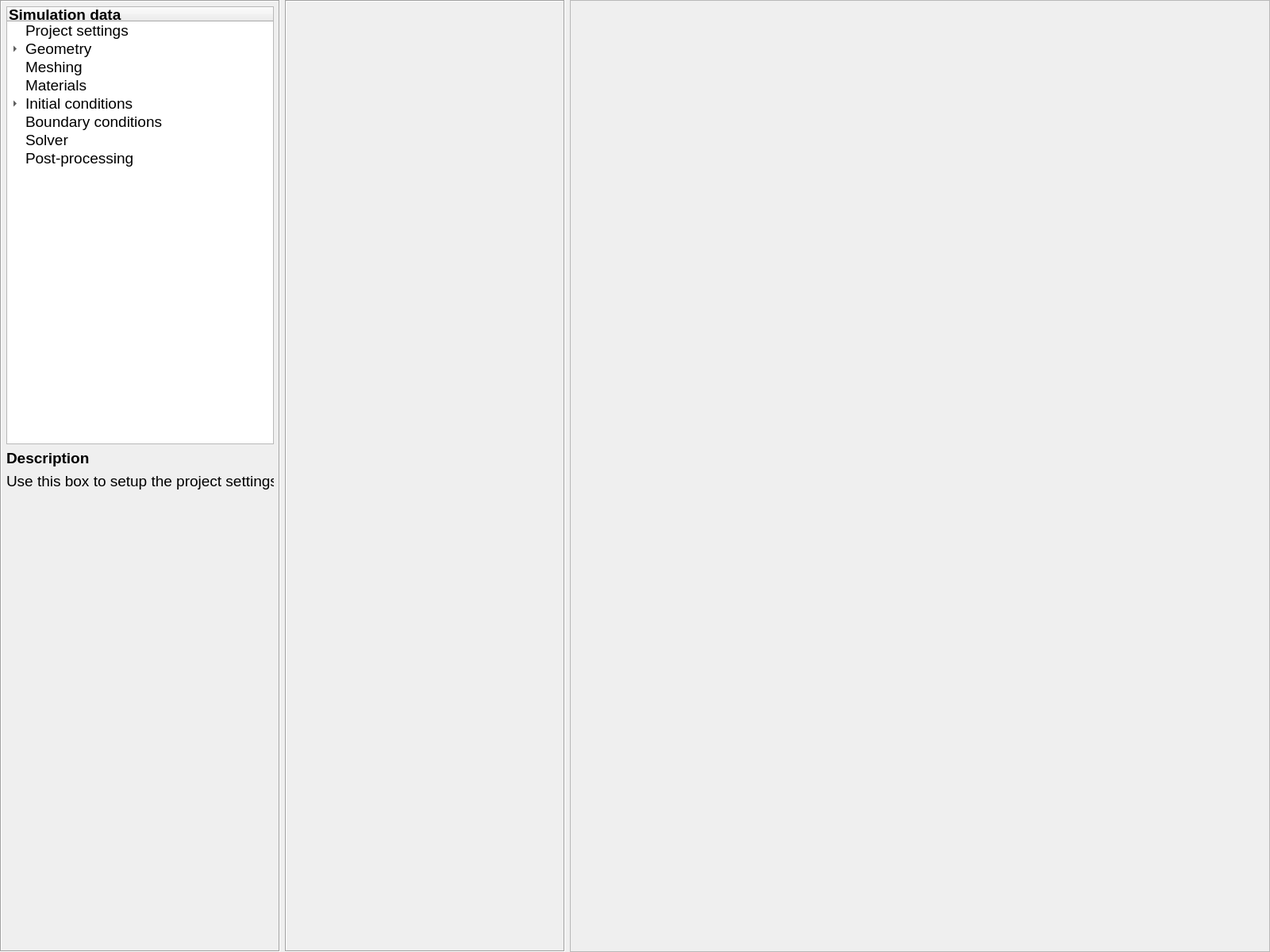
<?xml version="1.0" encoding="UTF-8"?>
<ui version="4.0">
 <class>GeoClawOpenFOAM</class>
 <widget class="QWidget" name="GeoClawOpenFOAM">
  <property name="geometry">
   <rect>
    <x>0</x>
    <y>0</y>
    <width>1600</width>
    <height>1200</height>
   </rect>
  </property>
  <property name="minimumSize">
   <size>
    <width>800</width>
    <height>600</height>
   </size>
  </property>
  <property name="windowTitle">
   <string>GeoClawOpenFOAM</string>
  </property>
  <layout class="QHBoxLayout" name="horizontalLayout" stretch="2,2,5">
   <property name="leftMargin">
    <number>0</number>
   </property>
   <property name="topMargin">
    <number>0</number>
   </property>
   <property name="rightMargin">
    <number>0</number>
   </property>
   <property name="bottomMargin">
    <number>0</number>
   </property>
   <item>
    <widget class="QFrame" name="parameterFrame">
     <property name="font">
      <font>
       <pointsize>14</pointsize>
      </font>
     </property>
     <property name="frameShape">
      <enum>QFrame::Box</enum>
     </property>
     <property name="frameShadow">
      <enum>QFrame::Sunken</enum>
     </property>
     <layout class="QVBoxLayout" name="verticalLayout_2">
      <property name="leftMargin">
       <number>6</number>
      </property>
      <property name="topMargin">
       <number>6</number>
      </property>
      <property name="rightMargin">
       <number>6</number>
      </property>
      <property name="bottomMargin">
       <number>6</number>
      </property>
      <item>
       <widget class="QTreeWidget" name="SimOptions">
        <property name="sizePolicy">
         <sizepolicy hsizetype="Ignored" vsizetype="Expanding">
          <horstretch>0</horstretch>
          <verstretch>0</verstretch>
         </sizepolicy>
        </property>
        <property name="font">
         <font>
          <pointsize>14</pointsize>
         </font>
        </property>
        <column>
         <property name="text">
          <string notr="true">Simulation data</string>
         </property>
         <property name="font">
          <font>
           <weight>75</weight>
           <bold>true</bold>
          </font>
         </property>
        </column>
        <item>
         <property name="text">
          <string>Project settings</string>
         </property>
        </item>
        <item>
         <property name="text">
          <string>Geometry</string>
         </property>
         <item>
          <property name="text">
           <string>Bathymetry</string>
          </property>
         </item>
         <item>
          <property name="text">
           <string>SW-CFD interface</string>
          </property>
         </item>
         <item>
          <property name="text">
           <string>Buildings</string>
          </property>
         </item>
         <item>
          <property name="text">
           <string>Floating bodies</string>
          </property>
         </item>
        </item>
        <item>
         <property name="text">
          <string>Meshing</string>
         </property>
        </item>
        <item>
         <property name="text">
          <string>Materials</string>
         </property>
        </item>
        <item>
         <property name="text">
          <string>Initial conditions</string>
         </property>
         <item>
          <property name="text">
           <string>Initial velocity</string>
          </property>
         </item>
         <item>
          <property name="text">
           <string>Initial pressure</string>
          </property>
         </item>
         <item>
          <property name="text">
           <string>Initial phase</string>
          </property>
         </item>
        </item>
        <item>
         <property name="text">
          <string>Boundary conditions</string>
         </property>
        </item>
        <item>
         <property name="text">
          <string>Solver</string>
         </property>
        </item>
        <item>
         <property name="text">
          <string>Post-processing</string>
         </property>
        </item>
       </widget>
      </item>
      <item>
       <widget class="QLabel" name="Lbl_DescriptTitle">
        <property name="font">
         <font>
          <pointsize>14</pointsize>
          <weight>75</weight>
          <bold>true</bold>
         </font>
        </property>
        <property name="text">
         <string>Description</string>
        </property>
        <property name="alignment">
         <set>Qt::AlignLeading|Qt::AlignLeft|Qt::AlignVCenter</set>
        </property>
       </widget>
      </item>
      <item>
       <widget class="QLabel" name="Lbl_Descript">
        <property name="sizePolicy">
         <sizepolicy hsizetype="Ignored" vsizetype="Preferred">
          <horstretch>0</horstretch>
          <verstretch>0</verstretch>
         </sizepolicy>
        </property>
        <property name="font">
         <font>
          <pointsize>14</pointsize>
         </font>
        </property>
        <property name="text">
         <string>Use this box to setup the project settings: 
</string>
        </property>
        <property name="alignment">
         <set>Qt::AlignLeading|Qt::AlignLeft|Qt::AlignTop</set>
        </property>
       </widget>
      </item>
      <item>
       <spacer name="VSp_ParaFrame">
        <property name="orientation">
         <enum>Qt::Vertical</enum>
        </property>
        <property name="sizeHint" stdset="0">
         <size>
          <width>20</width>
          <height>394</height>
         </size>
        </property>
       </spacer>
      </item>
     </layout>
    </widget>
   </item>
   <item>
    <widget class="QFrame" name="parameterFrame_2">
     <property name="font">
      <font>
       <pointsize>14</pointsize>
      </font>
     </property>
     <property name="frameShape">
      <enum>QFrame::Box</enum>
     </property>
     <property name="frameShadow">
      <enum>QFrame::Sunken</enum>
     </property>
     <layout class="QVBoxLayout" name="verticalLayout">
      <property name="leftMargin">
       <number>6</number>
      </property>
      <property name="topMargin">
       <number>6</number>
      </property>
      <property name="rightMargin">
       <number>6</number>
      </property>
      <property name="bottomMargin">
       <number>6</number>
      </property>
      <item>
       <widget class="QStackedWidget" name="stackedWidget"/>
      </item>
     </layout>
    </widget>
   </item>
   <item>
    <widget class="QFrame" name="frame">
     <property name="frameShape">
      <enum>QFrame::StyledPanel</enum>
     </property>
     <property name="frameShadow">
      <enum>QFrame::Raised</enum>
     </property>
     <layout class="QGridLayout" name="gridLayout">
      <property name="leftMargin">
       <number>0</number>
      </property>
      <property name="topMargin">
       <number>0</number>
      </property>
      <property name="rightMargin">
       <number>0</number>
      </property>
      <property name="bottomMargin">
       <number>0</number>
      </property>
      <item row="0" column="0">
       <widget class="QT3DFrame" name="graphicswidget" native="true">
        <property name="sizePolicy">
         <sizepolicy hsizetype="Expanding" vsizetype="Expanding">
          <horstretch>0</horstretch>
          <verstretch>0</verstretch>
         </sizepolicy>
        </property>
       </widget>
      </item>
     </layout>
    </widget>
   </item>
  </layout>
 </widget>
 <customwidgets>
  <customwidget>
   <class>QT3DFrame</class>
   <extends>QWidget</extends>
   <header>qt3dframe.h</header>
   <container>1</container>
  </customwidget>
 </customwidgets>
 <resources/>
 <connections/>
</ui>
